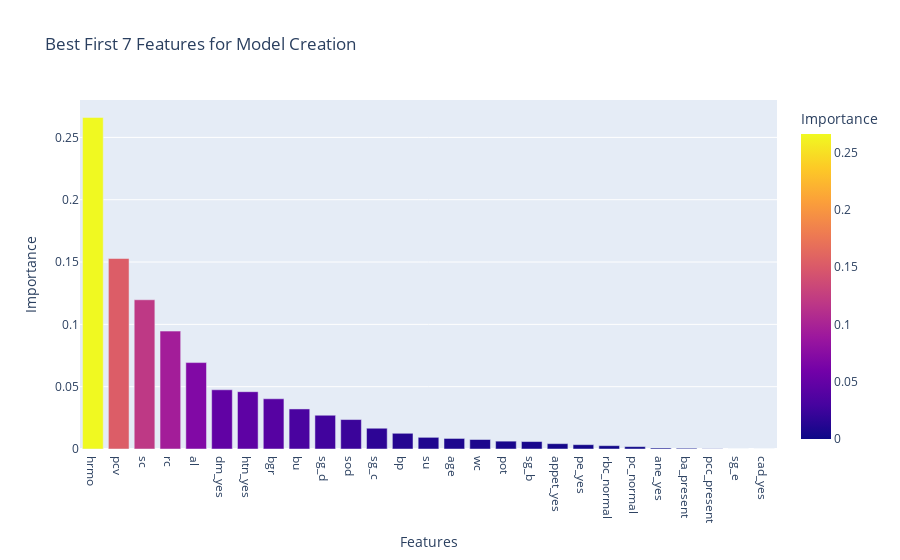

The cell this chart's notebook holds for it:
### Code cell
fig = px.bar(feature_importance_df, x='Features', y = 'Importance', color = 'Importance',
            title = "Best First 7 Features for Model Creation")
fig.show()

### Figure 1 — Plotly figure (JSON) as saved in the notebook; plotly's stock layout.template omitted (floating-point values rounded to 4 significant figures)
{"data": [{"alignmentgroup": "True", "hovertemplate": "Features=%{x}<br>Importance=%{marker.color}<extra></extra>", "legendgroup": "", "marker": {"color": [0.266, 0.1528, 0.1197, 0.09458, 0.06932, 0.04751, 0.04597, 0.04028, 0.03213, 0.02708, 0.02362, 0.01666, 0.0126, 0.009353, 0.008461, 0.007613, 0.006294, 0.005979, 0.004294, 0.003484, 0.00268, 0.001907, 0.0008194, 0.0006196, 0.0001859, 0, 0], "coloraxis": "coloraxis", "pattern": {"shape": ""}}, "name": "", "offsetgroup": "", "orientation": "v", "showlegend": false, "textposition": "auto", "type": "bar", "x": ["hrmo", "pcv", "sc", "rc", "al", "dm_yes", "htn_yes", "bgr", "bu", "sg_d", "sod", "sg_c", "bp", "su", "age", "wc", "pot", "sg_b", "appet_yes", "pe_yes", "rbc_normal", "pc_normal", "ane_yes", "ba_present", "pcc_present", "sg_e", "cad_yes"], "xaxis": "x", "y": [0.266, 0.1528, 0.1197, 0.09458, 0.06932, 0.04751, 0.04597, 0.04028, 0.03213, 0.02708, 0.02362, 0.01666, 0.0126, 0.009353, 0.008461, 0.007613, 0.006294, 0.005979, 0.004294, 0.003484, 0.00268, 0.001907, 0.0008194, 0.0006196, 0.0001859, 0, 0], "yaxis": "y"}], "layout": {"autosize": true, "barmode": "relative", "coloraxis": {"colorbar": {"title": {"text": "Importance"}}, "colorscale": [[0, "#0d0887"], [0.1111, "#46039f"], [0.2222, "#7201a8"], [0.3333, "#9c179e"], [0.4444, "#bd3786"], [0.5556, "#d8576b"], [0.6667, "#ed7953"], [0.7778, "#fb9f3a"], [0.8889, "#fdca26"], [1, "#f0f921"]]}, "legend": {"tracegroupgap": 0}, "title": {"text": "Best First 7 Features for Model Creation"}, "xaxis": {"anchor": "y", "autorange": true, "domain": [0, 1], "range": [-0.5, 26.5], "title": {"text": "Features"}, "type": "category"}, "yaxis": {"anchor": "x", "autorange": true, "domain": [0, 1], "range": [0, 0.28], "title": {"text": "Importance"}, "type": "linear"}}}
